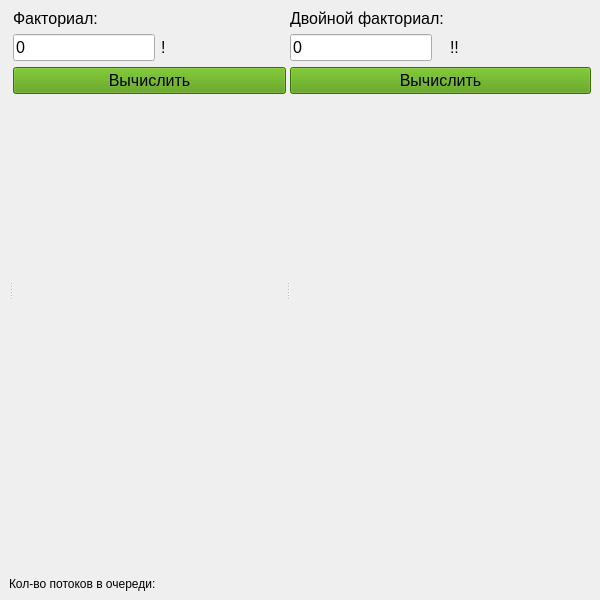
<?xml version="1.0" encoding="UTF-8"?>
<ui version="4.0">
 <class>MainWindow</class>
 <widget class="QMainWindow" name="MainWindow">
  <property name="geometry">
   <rect>
    <x>0</x>
    <y>0</y>
    <width>600</width>
    <height>600</height>
   </rect>
  </property>
  <property name="windowTitle">
   <string>factorial</string>
  </property>
  <widget class="QWidget" name="centralwidget">
   <layout class="QGridLayout" name="gridLayout">
    <item row="0" column="0">
     <widget class="QSplitter" name="splitter">
      <property name="sizePolicy">
       <sizepolicy hsizetype="Preferred" vsizetype="Preferred">
        <horstretch>0</horstretch>
        <verstretch>20</verstretch>
       </sizepolicy>
      </property>
      <property name="orientation">
       <enum>Qt::Horizontal</enum>
      </property>
      <widget class="QWidget" name="verticalLayoutWidget">
       <layout class="QVBoxLayout" name="verticalLayout"/>
      </widget>
      <widget class="QWidget" name="verticalLayoutWidget_2">
       <layout class="QFormLayout" name="formLayout_2">
        <item row="1" column="0">
         <widget class="QLineEdit" name="lineEdit">
          <property name="sizePolicy">
           <sizepolicy hsizetype="Preferred" vsizetype="Preferred">
            <horstretch>0</horstretch>
            <verstretch>0</verstretch>
           </sizepolicy>
          </property>
          <property name="font">
           <font>
            <pointsize>12</pointsize>
           </font>
          </property>
          <property name="text">
           <string>0</string>
          </property>
         </widget>
        </item>
        <item row="1" column="1">
         <widget class="QLabel" name="label_3">
          <property name="font">
           <font>
            <pointsize>12</pointsize>
           </font>
          </property>
          <property name="text">
           <string>!</string>
          </property>
         </widget>
        </item>
        <item row="2" column="0" colspan="2">
         <widget class="QPushButton" name="calculate_1">
          <property name="sizePolicy">
           <sizepolicy hsizetype="Preferred" vsizetype="Preferred">
            <horstretch>0</horstretch>
            <verstretch>0</verstretch>
           </sizepolicy>
          </property>
          <property name="font">
           <font>
            <pointsize>12</pointsize>
           </font>
          </property>
          <property name="cursor">
           <cursorShape>PointingHandCursor</cursorShape>
          </property>
          <property name="styleSheet">
           <string notr="true"> QPushButton {
     background-color: #4e9a06
 }</string>
          </property>
          <property name="text">
           <string>Вычислить</string>
          </property>
         </widget>
        </item>
        <item row="0" column="0">
         <widget class="QLabel" name="label">
          <property name="sizePolicy">
           <sizepolicy hsizetype="Preferred" vsizetype="Preferred">
            <horstretch>0</horstretch>
            <verstretch>0</verstretch>
           </sizepolicy>
          </property>
          <property name="font">
           <font>
            <pointsize>12</pointsize>
           </font>
          </property>
          <property name="text">
           <string>Факториал:</string>
          </property>
         </widget>
        </item>
       </layout>
      </widget>
      <widget class="QWidget" name="verticalLayoutWidget_3">
       <layout class="QFormLayout" name="formLayout_3">
        <item row="0" column="0">
         <widget class="QLabel" name="label_2">
          <property name="sizePolicy">
           <sizepolicy hsizetype="Preferred" vsizetype="Preferred">
            <horstretch>0</horstretch>
            <verstretch>0</verstretch>
           </sizepolicy>
          </property>
          <property name="font">
           <font>
            <pointsize>12</pointsize>
           </font>
          </property>
          <property name="text">
           <string>Двойной факториал:</string>
          </property>
         </widget>
        </item>
        <item row="1" column="1">
         <widget class="QLabel" name="label_4">
          <property name="font">
           <font>
            <pointsize>12</pointsize>
           </font>
          </property>
          <property name="text">
           <string>!!</string>
          </property>
         </widget>
        </item>
        <item row="2" column="0" colspan="2">
         <widget class="QPushButton" name="calculate_2">
          <property name="sizePolicy">
           <sizepolicy hsizetype="Preferred" vsizetype="Preferred">
            <horstretch>0</horstretch>
            <verstretch>0</verstretch>
           </sizepolicy>
          </property>
          <property name="font">
           <font>
            <pointsize>12</pointsize>
           </font>
          </property>
          <property name="cursor">
           <cursorShape>PointingHandCursor</cursorShape>
          </property>
          <property name="styleSheet">
           <string notr="true"> QPushButton {
     background-color: #4e9a06
 }</string>
          </property>
          <property name="text">
           <string>Вычислить</string>
          </property>
         </widget>
        </item>
        <item row="1" column="0">
         <widget class="QLineEdit" name="lineEdit_2">
          <property name="sizePolicy">
           <sizepolicy hsizetype="Preferred" vsizetype="Preferred">
            <horstretch>0</horstretch>
            <verstretch>0</verstretch>
           </sizepolicy>
          </property>
          <property name="font">
           <font>
            <pointsize>12</pointsize>
           </font>
          </property>
          <property name="text">
           <string>0</string>
          </property>
         </widget>
        </item>
       </layout>
      </widget>
     </widget>
    </item>
    <item row="1" column="0">
     <widget class="QLabel" name="label_5">
      <property name="sizePolicy">
       <sizepolicy hsizetype="Preferred" vsizetype="Fixed">
        <horstretch>0</horstretch>
        <verstretch>0</verstretch>
       </sizepolicy>
      </property>
      <property name="text">
       <string>Кол-во потоков в очереди:</string>
      </property>
     </widget>
    </item>
   </layout>
  </widget>
 </widget>
 <resources/>
 <connections/>
</ui>
